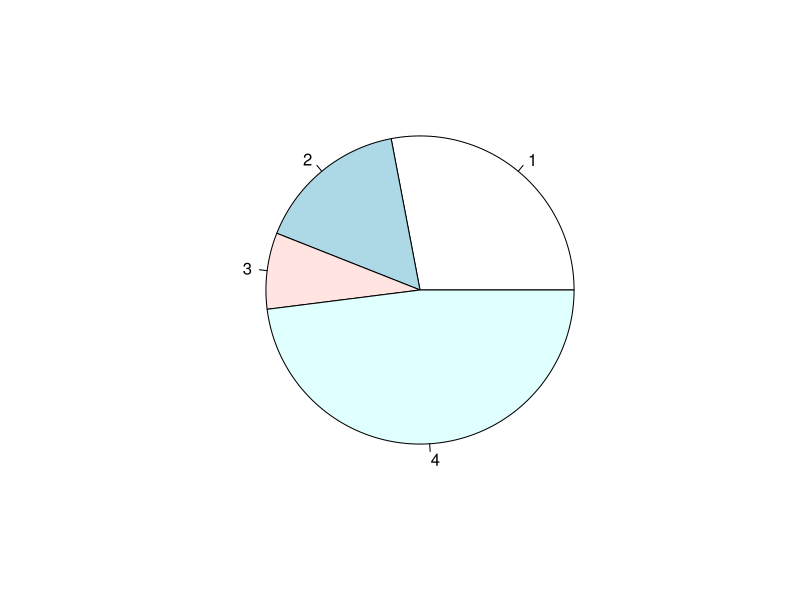
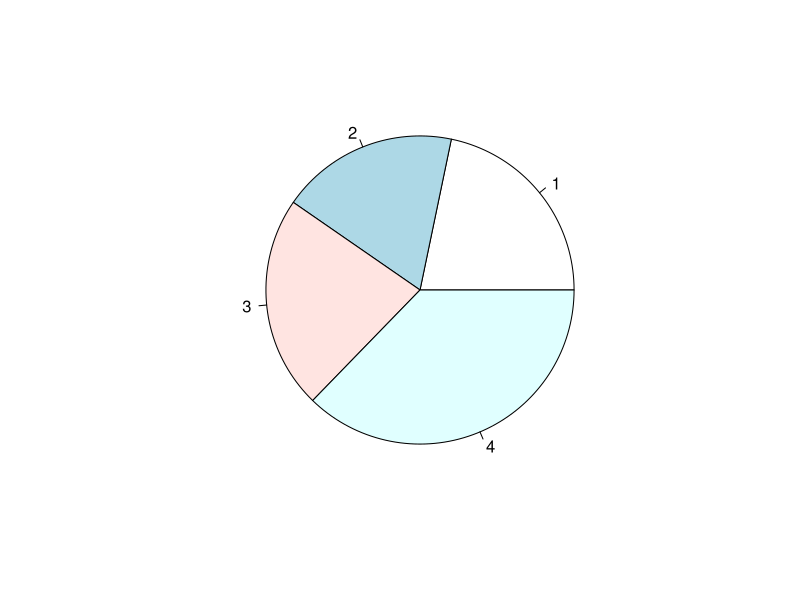
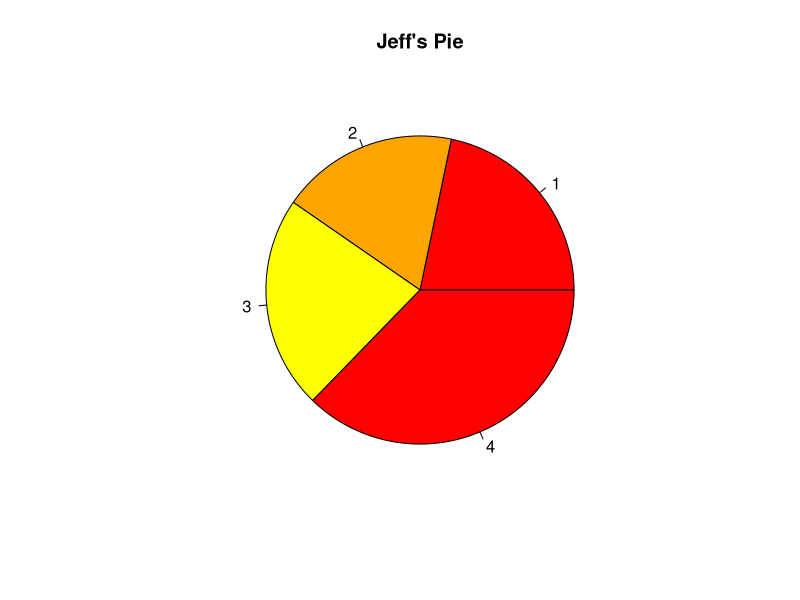
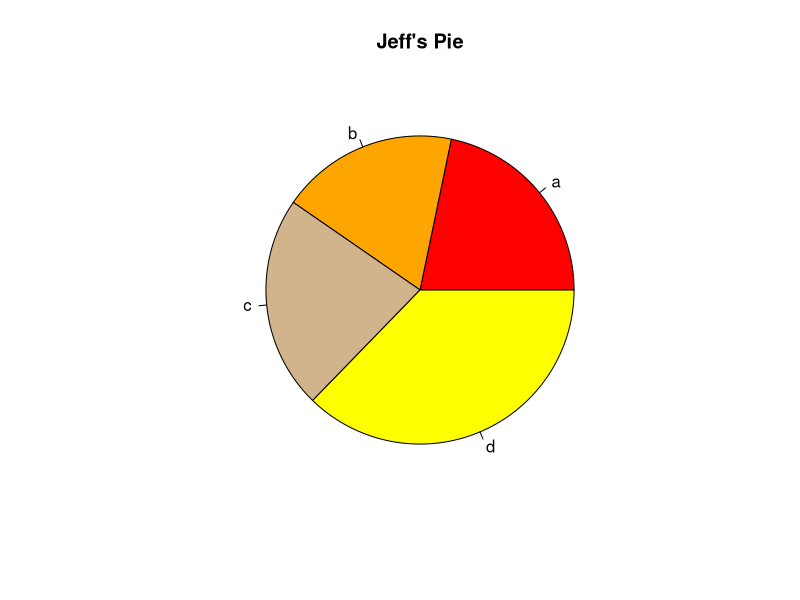
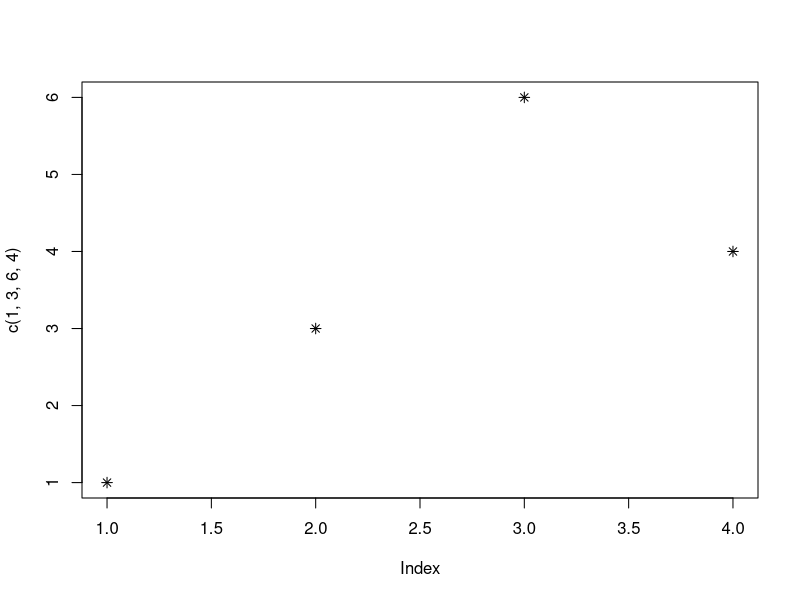
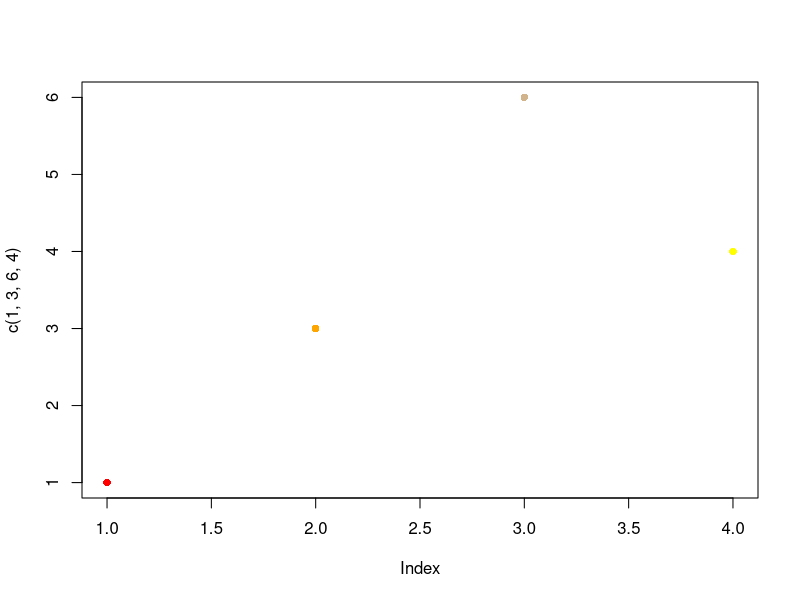
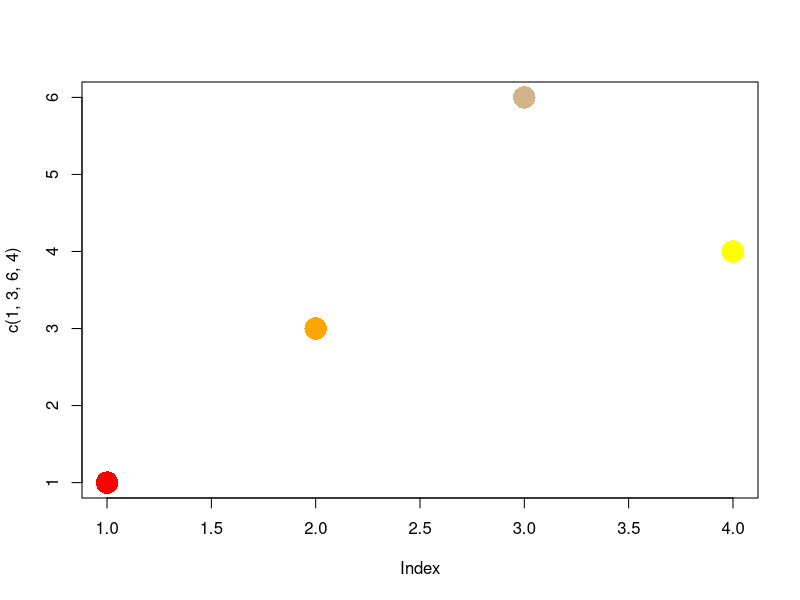
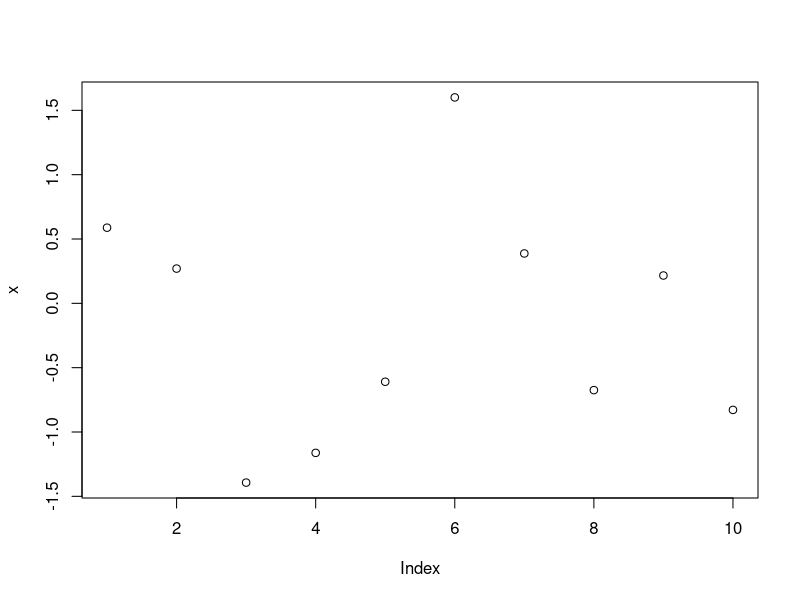

These charts were generated, in order, by the following R code:
#
# Author Laura Larregui
# Purpose: Lab 1 - First Week (7/5/2020)
#


pie(c(7,4,2,12))
#pie charts are not super useful
x<-c(7,6,7.2,12)
pie(x)
pie(x, main="Jeff's Pie", col=c("red", "orange", "yellow"))

pie(x
    , main="Jeff's Pie"
    , col = c("red", "orange", "tan", "yellow")
    , labels = c("a", "b", "c", "d")
)
plot(c(1,3,6,4),pch = 8)
plot(c(1,3,6,4),pch = 16,col = c("red", "orange", "tan", "yellow"))
plot(c(1,3,6,4),pch = 16,col = c("red", "orange", "tan", "yellow"),cex =3)

# Crl + S to save
#variables
x <- "jeff"
x
# R doesn't care for specifying datatypes for variables

x<- rnorm(n=10)
plot(x)
plot(x, type="l")# line plot
plot(x, type="p")# dot plot
plot(x, type="h")# like a histogram

plot(x, type="h", lwd = 5)# make the lines thicker

plot(x, type="h", lwd = 5, lend = 2, col = "orange")

plot(x, type="h", lwd = 5, lend = 2, col = "orange"
, main = "change in net worth"
, xlab = "time in years"
, ylab = "in millions"
,bty ="n")

par(bg="gray")
plot(x, type="h", lwd = 20, col = c("blue","orange")
     , bty ="n", lend = 2)

my.par<- par()
par(my.par)

n<- 27
my.letters<- sample(letters[1:3], size = n, replace = TRUE)
my.letters
my.letters[2]
letters[7:9]
letters[c(8,3,1)]
table(my.letters)
tab<- table(my.letters)
barplot(tab)
barplot(tab, col="brown")
barplot(tab, col=c("brown", "tan", "orange"))
barplot(tab, col=c("brown", "tan", "orange")
        , names.arg= c("sales", "ops", "it")
        , border ="white"
        , xlab = "departments"
        , ylab = "employees"
        , main = "company employees"
        , horiz = TRUE
        , las = 1
        , density = 20
        , angle = c(45, 90, 12))

x <- rnorm(n = 1000 , mean= 10, sd = 1)
hist(x , main = "what is the distribution of x")
boxplot ( x, horizontal=TRUE)
# Ch. 4 p. 195

x<- rlnorm(n = 1000, meanlog = 1, sdlog = 1 )
x
par(mfrow = c (2,1))
boxplot(x, horizontal =TRUE)
hist(x)
par(mfrow = c (1,1))

hist(log10(x))
hist(x)

